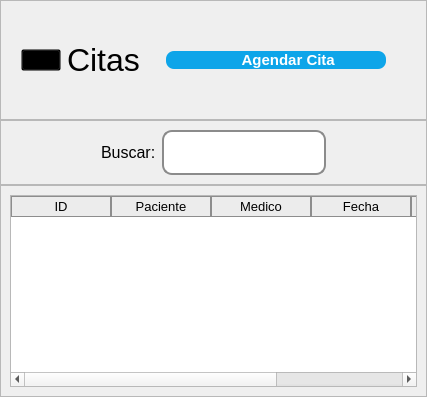
            <widget class="QWidget" name="pagCitas">
             <layout class="QVBoxLayout" name="verticalLayout_38">
              <property name="spacing">
               <number>0</number>
              </property>
              <property name="leftMargin">
               <number>0</number>
              </property>
              <property name="topMargin">
               <number>0</number>
              </property>
              <property name="rightMargin">
               <number>0</number>
              </property>
              <property name="bottomMargin">
               <number>0</number>
              </property>
              <item alignment="Qt::AlignTop">
               <widget class="QFrame" name="frame_54">
                <property name="sizePolicy">
                 <sizepolicy hsizetype="Preferred" vsizetype="Expanding">
                  <horstretch>0</horstretch>
                  <verstretch>0</verstretch>
                 </sizepolicy>
                </property>
                <property name="minimumSize">
                 <size>
                  <width>0</width>
                  <height>120</height>
                 </size>
                </property>
                <property name="frameShape">
                 <enum>QFrame::StyledPanel</enum>
                </property>
                <property name="frameShadow">
                 <enum>QFrame::Raised</enum>
                </property>
                <layout class="QHBoxLayout" name="horizontalLayout_28">
                 <property name="spacing">
                  <number>6</number>
                 </property>
                 <property name="leftMargin">
                  <number>20</number>
                 </property>
                 <property name="topMargin">
                  <number>20</number>
                 </property>
                 <property name="rightMargin">
                  <number>20</number>
                 </property>
                 <property name="bottomMargin">
                  <number>20</number>
                 </property>
                 <item>
                  <widget class="QPushButton" name="pushButton_17">
                   <property name="styleSheet">
                    <string notr="true">QPushButton{
	background-color: transparent;
}</string>
                   </property>
                   <property name="text">
                    <string/>
                   </property>
                   <property name="icon">
                    <iconset>
                     <normaloff>img/citasPag.svg</normaloff>img/citasPag.svg</iconset>
                   </property>
                   <property name="iconSize">
                    <size>
                     <width>80</width>
                     <height>80</height>
                    </size>
                   </property>
                  </widget>
                 </item>
                 <item>
                  <widget class="QLabel" name="lblBienvenenida_4">
                   <property name="sizePolicy">
                    <sizepolicy hsizetype="Preferred" vsizetype="Expanding">
                     <horstretch>0</horstretch>
                     <verstretch>0</verstretch>
                    </sizepolicy>
                   </property>
                   <property name="font">
                    <font>
                     <family>Arial</family>
                     <pointsize>24</pointsize>
                    </font>
                   </property>
                   <property name="text">
                    <string>Citas</string>
                   </property>
                  </widget>
                 </item>
                 <item>
                  <widget class="QPushButton" name="btnAgregarCita">
                   <property name="sizePolicy">
                    <sizepolicy hsizetype="Expanding" vsizetype="Fixed">
                     <horstretch>0</horstretch>
                     <verstretch>0</verstretch>
                    </sizepolicy>
                   </property>
                   <property name="maximumSize">
                    <size>
                     <width>16777215</width>
                     <height>16777215</height>
                    </size>
                   </property>
                   <property name="font">
                    <font>
                     <family>Arial</family>
                     <pointsize>11</pointsize>
                     <weight>75</weight>
                     <bold>true</bold>
                    </font>
                   </property>
                   <property name="cursor">
                    <cursorShape>PointingHandCursor</cursorShape>
                   </property>
                   <property name="layoutDirection">
                    <enum>Qt::LeftToRight</enum>
                   </property>
                   <property name="styleSheet">
                    <string notr="true">QPushButton{
	background-color: #0EA5E9;
	border: none;
	padding-left: 10px;
	padding-right: 10px;
	color: #fff;
	margin-left: 20px;
	margin-right: 20px;
	border-radius: 8px;
}

QPushButton::hover{
	background-color: #0284c7;
}</string>
                   </property>
                   <property name="text">
                    <string>      Agendar Cita</string>
                   </property>
                   <property name="icon">
                    <iconset>
                     <normaloff>img/add.svg</normaloff>img/add.svg</iconset>
                   </property>
                   <property name="iconSize">
                    <size>
                     <width>20</width>
                     <height>50</height>
                    </size>
                   </property>
                  </widget>
                 </item>
                </layout>
               </widget>
              </item>
              <item alignment="Qt::AlignTop">
               <widget class="QFrame" name="frame_53">
                <property name="minimumSize">
                 <size>
                  <width>0</width>
                  <height>55</height>
                 </size>
                </property>
                <property name="maximumSize">
                 <size>
                  <width>16777215</width>
                  <height>80</height>
                 </size>
                </property>
                <property name="frameShape">
                 <enum>QFrame::StyledPanel</enum>
                </property>
                <property name="frameShadow">
                 <enum>QFrame::Raised</enum>
                </property>
                <layout class="QHBoxLayout" name="horizontalLayout_27">
                 <property name="leftMargin">
                  <number>100</number>
                 </property>
                 <property name="rightMargin">
                  <number>100</number>
                 </property>
                 <item>
                  <widget class="QLabel" name="label_26">
                   <property name="sizePolicy">
                    <sizepolicy hsizetype="Preferred" vsizetype="Preferred">
                     <horstretch>0</horstretch>
                     <verstretch>0</verstretch>
                    </sizepolicy>
                   </property>
                   <property name="font">
                    <font>
                     <family>Arial</family>
                     <pointsize>12</pointsize>
                    </font>
                   </property>
                   <property name="text">
                    <string>Buscar:</string>
                   </property>
                  </widget>
                 </item>
                 <item>
                  <widget class="QLineEdit" name="inpBusquedaCitas">
                   <property name="sizePolicy">
                    <sizepolicy hsizetype="Expanding" vsizetype="MinimumExpanding">
                     <horstretch>0</horstretch>
                     <verstretch>0</verstretch>
                    </sizepolicy>
                   </property>
                   <property name="font">
                    <font>
                     <family>Arial</family>
                     <pointsize>12</pointsize>
                    </font>
                   </property>
                   <property name="styleSheet">
                    <string notr="true">QLineEdit{
	border-radius: 10px;
	border: 2px solid #8B8B8B;
	padding: 10px;
	color: #525252;
}</string>
                   </property>
                   <property name="text">
                    <string/>
                   </property>
                   <property name="alignment">
                    <set>Qt::AlignCenter</set>
                   </property>
                  </widget>
                 </item>
                </layout>
               </widget>
              </item>
              <item>
               <widget class="QFrame" name="frame_52">
                <property name="sizePolicy">
                 <sizepolicy hsizetype="Preferred" vsizetype="Expanding">
                  <horstretch>0</horstretch>
                  <verstretch>0</verstretch>
                 </sizepolicy>
                </property>
                <property name="frameShape">
                 <enum>QFrame::StyledPanel</enum>
                </property>
                <property name="frameShadow">
                 <enum>QFrame::Raised</enum>
                </property>
                <layout class="QVBoxLayout" name="verticalLayout_37">
                 <item>
                  <widget class="QTableWidget" name="tblCitas">
                   <property name="font">
                    <font>
                     <family>Arial</family>
                     <pointsize>12</pointsize>
                    </font>
                   </property>
                   <property name="styleSheet">
                    <string notr="true">QHeaderView::section{
	background-color: #ECECEC;
	border: 1px solid #8d8d8d;
}</string>
                   </property>
                   <property name="textElideMode">
                    <enum>Qt::ElideMiddle</enum>
                   </property>
                   <column>
                    <property name="text">
                     <string>ID</string>
                    </property>
                    <property name="font">
                     <font>
                      <family>Arial</family>
                      <pointsize>10</pointsize>
                     </font>
                    </property>
                   </column>
                   <column>
                    <property name="text">
                     <string>Paciente</string>
                    </property>
                    <property name="font">
                     <font>
                      <family>Arial</family>
                      <pointsize>10</pointsize>
                     </font>
                    </property>
                   </column>
                   <column>
                    <property name="text">
                     <string>Medico</string>
                    </property>
                    <property name="font">
                     <font>
                      <family>Arial</family>
                      <pointsize>10</pointsize>
                     </font>
                    </property>
                   </column>
                   <column>
                    <property name="text">
                     <string>Fecha</string>
                    </property>
                    <property name="font">
                     <font>
                      <family>Arial</family>
                      <pointsize>10</pointsize>
                     </font>
                    </property>
                   </column>
                   <column>
                    <property name="text">
                     <string>Editar</string>
                    </property>
                    <property name="font">
                     <font>
                      <family>Arial</family>
                      <pointsize>10</pointsize>
                     </font>
                    </property>
                   </column>
                   <column>
                    <property name="text">
                     <string>Eliminar</string>
                    </property>
                    <property name="font">
                     <font>
                      <family>Arial</family>
                      <pointsize>10</pointsize>
                     </font>
                    </property>
                   </column>
                  </widget>
                 </item>
                </layout>
               </widget>
              </item>
             </layout>
            </widget>
